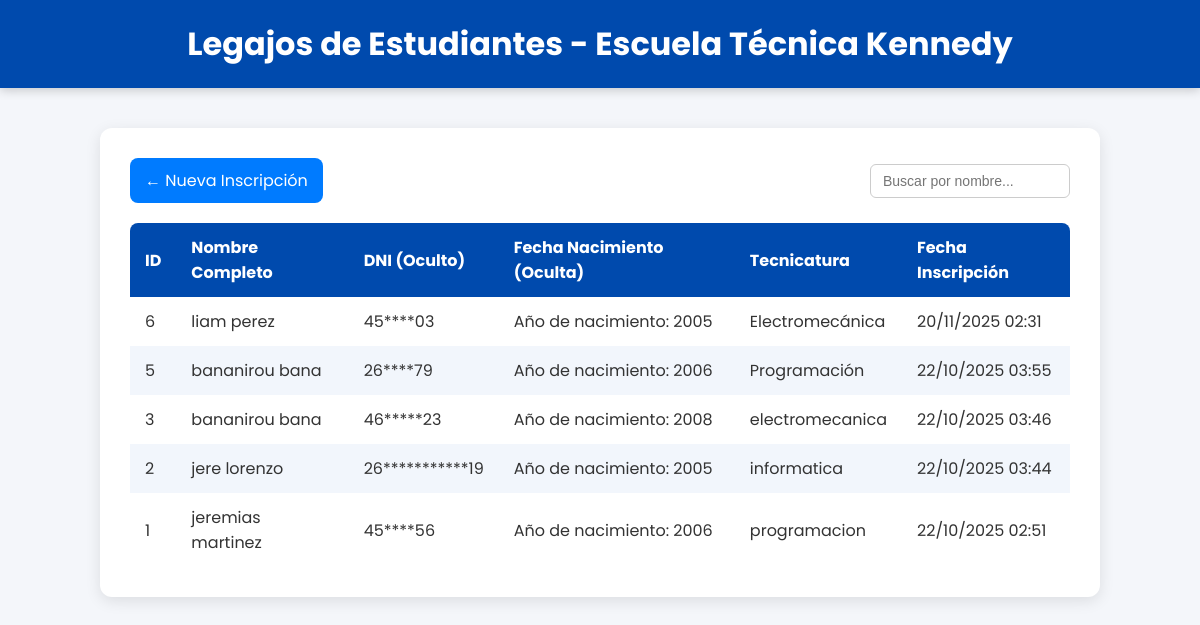
The app's page /legajos.php with its own data.
### tables this page shows
CREATE TABLE `estudiantes` (
  `id` int(11) NOT NULL,
  `nombre` varchar(100) NOT NULL,
  `apellido` varchar(100) NOT NULL,
  `dni` varchar(20) NOT NULL,
  `fecha_nacimiento` date DEFAULT NULL,
  `tecnicatura` varchar(50) DEFAULT NULL,
  `fecha_inscripcion` timestamp NOT NULL DEFAULT current_timestamp(),
  `nacionalidad` varchar(100) NOT NULL,
  `domicilio` varchar(255) NOT NULL,
  `telefono` varchar(20) NOT NULL,
  `email` varchar(150) NOT NULL,
  `genero` varchar(20) NOT NULL
);

### legajos.php (the view, shortened to what this page needs)
<?php
include 'db.php';
$sql = "SELECT id, nombre, apellido, dni, fecha_nacimiento, tecnicatura, fecha_inscripcion
        FROM estudiantes ORDER BY fecha_inscripcion DESC";
$result = $conn->query($sql);
?>
<!DOCTYPE html>
<html lang="es">
<head>
    <link rel="stylesheet" href="style.css">
</head>
<body>
<header>
    <h1>Legajos de Estudiantes - Escuela Técnica Kennedy</h1>
</header>
<div class="container">
    <div class="top-actions">
        <a href="inscripcion.html">← Nueva Inscripción</a>
        <input type="text" id="searchInput" class="search-box" placeholder="Buscar por nombre...">
    </div>
    <?php if ($result && $result->num_rows > 0): ?>
        <table id="tablaEstudiantes">
            <thead>
                <tr>
                    <th>ID</th>
                    <th>Nombre Completo</th>
                    <th>DNI (Oculto)</th>
                    <th>Fecha Nacimiento (Oculta)</th>
                    <th>Tecnicatura</th>
                    <th>Fecha Inscripción</th>
                </tr>
            </thead>
            <tbody>
                <?php while ($row = $result->fetch_assoc()): ?>
                <?php
                    $dni_mostrado = substr($row['dni'], 0, 2) . str_repeat('*', strlen($row['dni']) - 4) . substr($row['dni'], -2);
                    $fecha_oculta = date("Y", strtotime($row['fecha_nacimiento']));
                ?>
                <tr>
                    <td><?php echo htmlspecialchars($row['id']); ?></td>
                    <td><?php echo htmlspecialchars($row['nombre'] . ' ' . $row['apellido']); ?></td>
                    <td><?php echo htmlspecialchars($dni_mostrado); ?></td>
                    <td><?php echo "Año de nacimiento: " . htmlspecialchars($fecha_oculta); ?></td>
                    <td><?php echo htmlspecialchars($row['tecnicatura']); ?></td>
                    <td><?php echo date("d/m/Y H:i", strtotime($row['fecha_inscripcion'])); ?></td>
                </tr>
                <?php endwhile; ?>
            </tbody>
        </table>
    <?php else: ?>
        <p>No hay estudiantes inscritos aún.</p>
    <?php endif; ?>
</div>
</body>
</html>

### css/style.css (style rules this page uses)
* { margin: 0; padding: 0; box-sizing: border-box; }
body { font-family: 'Poppins', sans-serif; background-color: #ffffff; color: #333; display: block; margin: 0; padding: 0; }
.container { margin-top: 100px; padding: 20px; text-align: center; }

### legajos.php (style rules this page uses)
body { font-family: 'Poppins', sans-serif; background: #f4f6fa; margin: 0; padding: 0; }
header { background: #004aad; color: white; text-align: center; padding: 20px; box-shadow: 0 2px 10px rgba(0,0,0,0.2); }
.container { width: 90%; max-width: 1000px; margin: 40px auto; background: white; border-radius: 12px; padding: 30px; box-shadow: 0 4px 15px rgba(0,0,0,0.1); }
.top-actions { display: flex; justify-content: space-between; align-items: center; margin-bottom: 20px; flex-wrap: wrap; }
.top-actions a { text-decoration: none; background-color: #007bff; color: white; padding: 10px 15px; border-radius: 8px; transition: 0.3s; }
.search-box { padding: 8px 12px; border: 1px solid #ccc; border-radius: 6px; font-size: 14px; width: 200px; }
table { width: 100%; border-collapse: collapse; border-radius: 8px; overflow: hidden; }
thead { background-color: #004aad; color: white; }
th, td { padding: 12px 15px; text-align: left; }
tr:nth-child(even) { background-color: #f2f6fc; }

### records on screen
estudiantes: id "6", nombre+apellido "liam perez", dni "45****03", fecha_nacimiento "2005", tecnicatura "Electromecánica", fecha_inscripcion "20/11/2025 02:31"
estudiantes: id "5", nombre+apellido "bananirou bana", dni "26****79", fecha_nacimiento "2006", tecnicatura "Programación", fecha_inscripcion "22/10/2025 03:55"
estudiantes: id "3", nombre+apellido "bananirou bana", dni "46*****23", fecha_nacimiento "2008", tecnicatura "electromecanica", fecha_inscripcion "22/10/2025 03:46"
estudiantes: id "2", nombre+apellido "jere lorenzo", dni "26***********19", fecha_nacimiento "2005", tecnicatura "informatica", fecha_inscripcion "22/10/2025 03:44"
estudiantes: id "1", nombre+apellido "jeremias martinez", dni "45****56", fecha_nacimiento "2006", tecnicatura "programacion", fecha_inscripcion "22/10/2025 02:51"
